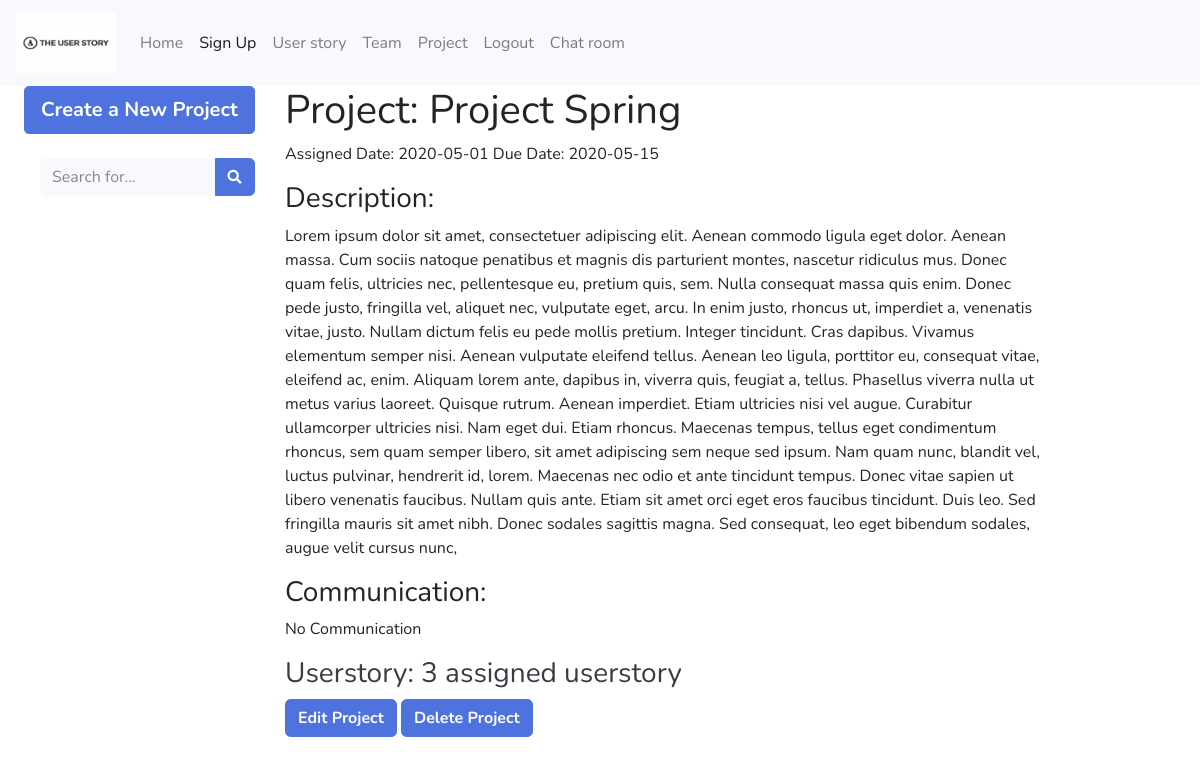
Page /Project/15 (signed in) on the committed database.
### app/models.py (models this page shows)
class Project(db.Model):
    _table_ = db.Model.metadata.tables['project']
    __table_args__ = {'extend_existing': True}
    project_id = db.Column(db.Integer, primary_key=True)

### app/project/routes.py (the view)
@bp_project.route('/Project/<term>', methods=['POST', 'GET'])
def project(term):
    projects = Project.query.filter(Project.project_id.contains(term)).all()
    project_link = Project.query.join(Userstory, Team).with_entities(Project.name.label('project_name'),
                                                                     Project.project_id,
                                                                     Userstory.userstory_id,
                                                                     Userstory.content,
                                                                     Userstory.creation_date,
                                                                     Userstory.deadline,
                                                                     Userstory.priority,
                                                                     Team.name.label(
                                                                         'team_name')).order_by(
        Userstory.userstory_id).filter(Userstory.project_id.contains(term)).all()
    userstory_number = Userstory.query.filter(Userstory.project_id.contains(term)).count()
    current_project = Project.query.filter(Project.project_id == term).first()
    if not project_link:
        flash("This Project has not been fully setup!")
    return render_template('project.html', projects=projects, links=project_link, current_project=current_project,
                           userstory_number=userstory_number)

### app/auth/routes.py (called while the page is built)
@login_manager.user_loader
def load_user(user_id):
    if user_id is not None:
        return User.query.get(user_id)
    return None

### app/templates/project.html (shortened to what this page needs)
{% extends "base.html" %}
{% block content %}
    <div class="container-fluid">
        <div class="row">
            <div class="col-2">
                <ul class="nav flex-column">
                    <li class="nav-item">
                        <a href="{{ url_for('project.create_project') }}" type="button"
                           class="btn btn-primary btn-lg btn-block"><strong>Create a New Project</strong>
                        </a><br>
                    </li>
                    <li>
                        <form class="d-none d-sm-inline-block form-inline mr-auto ml-md-3 my-2 my-md-0 mw-100"
                              method="post" action="{{ url_for('project.project_search') }}">
                            <div class="input-group">
                                <input type="text" class="form-control bg-light border-0 small"
                                       placeholder="Search for..." aria-label="Search" aria-describedby="basic-addon2"
                                       name="search_term">
                                <div class="input-group-append">
                                    <button class="btn btn-primary" type="submit">
                                        <i class="fas fa-search fa-sm"></i>
                                    </button>
                                </div>
                            </div>
                        </form>
                    </li>
                </ul>
            </div>
            <div class="col-8" style="position:relative; display:inline-block; margin-left: 65px; color: #212529;
            background-color: #ffffff;">
                <h1>Project: {{ current_project.name }}</h1>
                <p>Assigned Date: {{ current_project.assigned_date }}   Due Date: {{ current_project.due_date }}</p>
                <h3>Description:</h3>
                <p>{{ current_project.description }}</p>
                <h3>Communication:</h3>
                <p>{{ current_project.communication }}</p>
                <a type="button" style="background-color:#ffffff" class="btn-light"
                   href="{{ url_for('userstory.userstory_info', project_id=current_project.project_id) }}">
                    <h3>Userstory: {{ userstory_number }} assigned userstory</h3>
                </a><br>
                <a href="{{ url_for('project.edit_project', id=current_project.project_id) }}" type="button"
                   class="btn btn-primary"><strong>Edit Project</strong></a>
                <a href="{{ url_for('project.delete_project', project=current_project.project_id) }}" type="button"
                   class="btn btn-primary"><strong>Delete Project</strong></a>
            </div>
        </div>
    </div>
{% endblock %}

### rows in the picture
Project: name "Project Spring", assigned_date "2020-05-01", due_date "2020-05-15", description "Lorem ipsum dolor sit amet, consectetuer adipiscing elit. Aenean commodo ligula eget dolor. Aenean massa. Cum sociis natoque penatibus et magnis dis parturient montes, nascetur ridiculus mus. Donec quam felis, ultricies nec, pellentesque eu, pretium quis, sem. Nulla consequat massa quis enim. Donec pede justo, fringilla vel, aliquet nec, vulputate eget, arcu. In enim justo, rhoncus ut, imperdiet a, venenatis vitae, justo. Nullam dictum felis eu pede mollis pretium. Integer tincidunt. Cras dapibus. Vivamus elementum semper nisi. Aenean vulputate eleifend tellus. Aenean leo ligula, porttitor eu, consequat vitae, eleifend ac, enim. Aliquam lorem ante, dapibus in, viverra quis, feugiat a,…", communication "No Communication"

### other values in the picture
{{ userstory_number }} "3"
